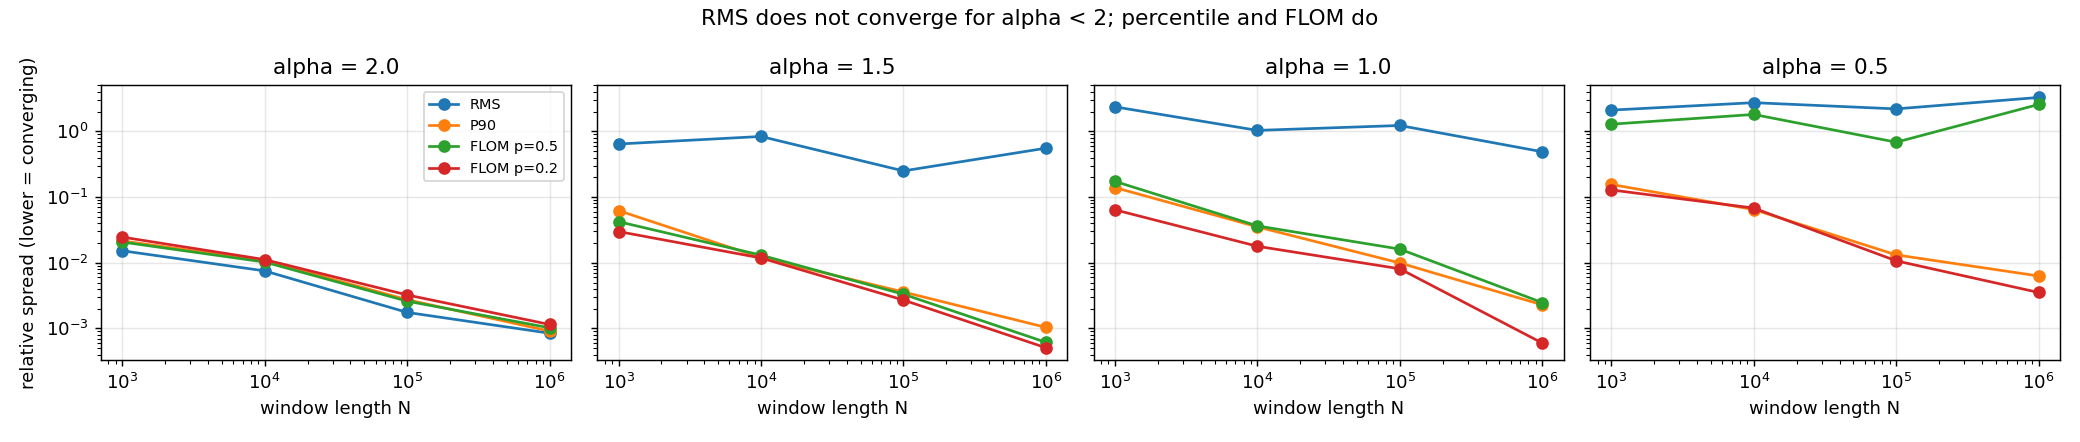

Write Python code to recreate this figure.
#!/usr/bin/env python3
"""p1_normalisation.py -- why RMS is invalid for impulsive noise, measured.

    python3 p1_normalisation.py
    python3 p1_normalisation.py --events "data for training/REFERENCE_REAL/events_impulse"

The claim: RMS is a second moment, sqrt(E[x^2]). For alpha-stable noise with
alpha < 2 the second moment is INFINITE, so the estimate never settles -- give it
a longer window and the answer changes. Normalising by it scales every training
example by a number that does not converge.

This script measures that instead of asserting it. Three estimators, four alpha
values, growing window lengths. The one that wanders is RMS.

Outputs a table, a JSON, and a PNG.
"""
import argparse, json, os, sys
import numpy as np

RNG = np.random.default_rng(0)

def alpha_stable(alpha, n, rng=RNG):
    """Symmetric alpha-stable via Chambers-Mallows-Stuck."""
    U = rng.uniform(-np.pi/2, np.pi/2, n)
    W = rng.exponential(1.0, n)
    if abs(alpha - 1.0) < 1e-9:
        return np.tan(U)
    return (np.sin(alpha*U) / np.cos(U)**(1/alpha)
            * (np.cos(U - alpha*U) / W)**((1-alpha)/alpha))

def rms(x):    return float(np.sqrt(np.mean(x**2)))
def p90(x):    return float(np.percentile(np.abs(x), 90))
def flom(x, p): return float(np.mean(np.abs(x)**p)**(1/p))

# FLOM converges only when p < alpha. Two values so the rule is visible:
# p=0.5 is valid for alpha>0.5, p=0.2 is valid for every alpha we test.
EST = {"RMS":         rms,
       "P90":         p90,
       "FLOM p=0.5":  lambda x: flom(x, 0.5),
       "FLOM p=0.2":  lambda x: flom(x, 0.2)}

def instability(alpha, lengths, trials=12):
    """Spread of each estimator across independent draws, per window length.

    A converging estimator settles: its spread shrinks as N grows.
    A non-converging one does not.
    """
    out = {k: [] for k in EST}
    for N in lengths:
        vals = {k: [] for k in EST}
        for _ in range(trials):
            x = alpha_stable(alpha, N)          # raw draw -- do NOT pre-normalise,
            for k, f in EST.items():            # that would rig the comparison
                vals[k].append(f(x))
        for k in EST:
            v = np.array(vals[k])
            out[k].append(float(np.std(v) / (np.abs(np.mean(v)) + 1e-12)))
    return out

def main():
    ap = argparse.ArgumentParser()
    ap.add_argument('--events', help='directory of real event WAVs to also test')
    ap.add_argument('--out', default='synthetic_generator/experiments')
    a = ap.parse_args()

    lengths = [1_000, 10_000, 100_000, 1_000_000]
    alphas  = [2.0, 1.5, 1.0, 0.5]
    res = {}

    print("\nRELATIVE SPREAD of each estimator across 12 independent draws.")
    print("Lower = settles down. If it does not fall as N grows, it does not converge.\n")
    for al in alphas:
        r = instability(al, lengths)
        res[f"alpha={al}"] = {"lengths": lengths, **r}
        tag = {2.0:"Gaussian", 1.5:"", 1.0:"Cauchy", 0.5:"very heavy"}[al]
        print(f"  alpha = {al}  {tag}")
        print(f"    {'N':>10} " + "".join(f"{k:>16}" for k in EST))
        for i, N in enumerate(lengths):
            print(f"    {N:>10,} " + "".join(f"{r[k][i]:>16.4f}" for k in EST))
        print()

    # verdict
    print("  VERDICT")
    for al in alphas:
        r = res[f"alpha={al}"]
        for k in EST:
            first, last = r[k][0], r[k][-1]
            shrink = last / (first + 1e-12)
            if al == 2.0: continue
            if shrink > 0.5:
                ok = "" if k == "RMS" else "   (p < alpha violated)" if "FLOM" in k and float(k[-3:]) >= al else ""
                print(f"    alpha={al:<4} {k:<12} spread only fell to {shrink:5.2f}x "
                      f"over a 1000x longer window -- NOT settling{ok}")
    print()

    # real events -- the right test is WITHIN one event: grow the window and
    # see whether the estimate settles. Comparing across different events would
    # only measure that different gunshots really are different.
    if a.events and os.path.isdir(a.events):
        sys.path.insert(0, 'data_collection')
        import wavio
        files = sorted(f for f in os.listdir(a.events) if f.endswith('.wav'))
        Ns = [2000, 5000, 10000, 20000, 40000, 80000]
        drift = {k: [] for k in EST}
        for f in files:
            x, sr, _ = wavio.read(os.path.join(a.events, f))
            if x.ndim > 1: x = x[:, 0]
            if len(x) < Ns[-1]: continue
            for k, fn in EST.items():
                v = np.array([fn(x[:N]) for N in Ns])
                v = v[v > 0]
                if len(v) > 1: drift[k].append(float(v.max() / v.min()))
        n_used = len(drift['RMS'])
        print(f"  REAL EVENTS -- within-event convergence  ({n_used} of {len(files)} files)\n")
        print(f"  Window grown {Ns[0]:,} -> {Ns[-1]:,} samples inside ONE event.")
        print(f"  Ratio = largest estimate / smallest. 1.00 would mean perfectly settled.\n")
        print(f"    {'estimator':<14}{'median ratio':>14}{'worst':>10}")
        for k in EST:
            d = np.array(drift[k])
            print(f"    {k:<14}{np.median(d):>14.2f}{d.max():>10.2f}")
        res["real_within_event"] = {k: drift[k] for k in EST}
        rms_med = np.median(drift['RMS']); p90_med = np.median(drift['P90'])
        print(f"\n    RMS wanders {rms_med/p90_med:.1f}x more than the 90th percentile")
        print(f"    on the same audio, over the same windows.\n")

    os.makedirs(a.out, exist_ok=True)
    jp = os.path.join(a.out, "p1_normalisation.json")
    json.dump(res, open(jp, "w"), indent=2)
    print(f"  -> {jp}")

    try:
        import matplotlib; matplotlib.use("Agg")
        import matplotlib.pyplot as plt
        fig, axes = plt.subplots(1, len(alphas), figsize=(4*len(alphas), 3.4), sharey=True)
        for ax, al in zip(axes, alphas):
            r = res[f"alpha={al}"]
            for k in EST: ax.loglog(lengths, r[k], marker='o', label=k)
            ax.set_title(f"alpha = {al}"); ax.set_xlabel("window length N"); ax.grid(alpha=.3)
        axes[0].set_ylabel("relative spread (lower = converging)"); axes[0].legend(fontsize=8)
        fig.suptitle("RMS does not converge for alpha < 2; percentile and FLOM do")
        fig.tight_layout()
        pp = os.path.join(a.out, "p1_normalisation.png"); fig.savefig(pp, dpi=130)
        print(f"  -> {pp}")
    except Exception as e:
        print(f"  (plot skipped: {type(e).__name__})")
    return 0

if __name__ == '__main__':
    sys.exit(main())
